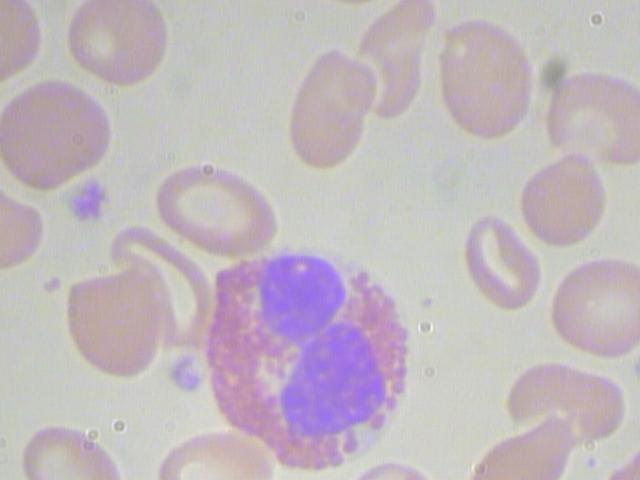
#> input picture vezba 1/sc_2019_challenge_1/dataset/train/BloodImage_00387.jpg, 640 x 480 px
$ python -i process.py   (imports and definitions only)   (older library calls are emulated)
#> lines starting #> are read from the running program, lines starting #| are printed output that depends on the picture; after the words box and inside, x2 and y2 are one past the last pixel; in counts of white or black regions, pixels touching at a corner belong together
# import libraries here
from builtins import print

import numpy as np
import cv2
import matplotlib
import matplotlib.pyplot as plt

def count_blood_cells(image_path):
    """
    Procedura prima putanju do fotografije i vraca broj krvnih zrnaca.

    Ova procedura se poziva automatski iz main procedure i taj deo kod nije potrebno menjati niti implementirati.

    :param image_path: <String> Putanja do ulazne fotografije.
    :return: <int>  Broj prebrojanih krvnih zrnaca
    """
    blood_cell_count = 0
    # TODO - Prebrojati krvna zrnca i vratiti njihov broj kao povratnu vrednost ove procedure

    img_ucitan = cv2.imread(image_path)
#> img_ucitan is the input picture: shape (480, 640, 3); mean B, G, R 189.9, 184, 193.5
    img_ucitan = cv2.cvtColor(img_ucitan, cv2.COLOR_BGR2RGB)

    img_gray = np.ndarray((img_ucitan.shape[0], img_ucitan.shape[1]))
    img_gray = 0.21 * img_ucitan[:, :, 0] + 0.72 * img_ucitan[:, :, 1] + 0.07 * img_ucitan[:, :, 2]
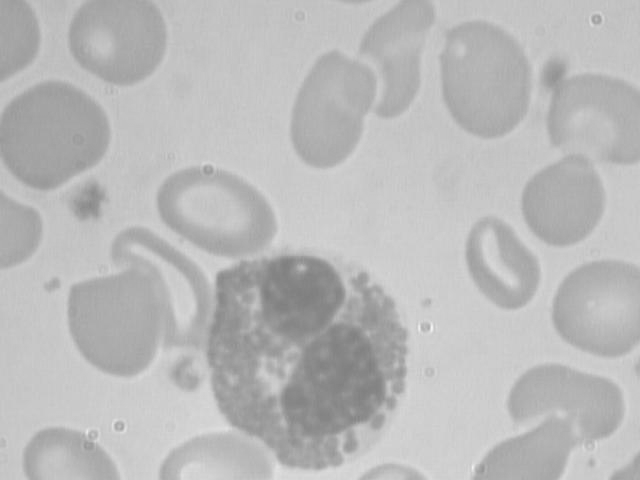
#> img_gray: shape (480, 640) float64; min 126.9, max 244.4, mean 186.4
    img_gray = img_gray.astype('uint8')

    img_treshh = cv2.adaptiveThreshold(img_gray, 255, cv2.ADAPTIVE_THRESH_GAUSSIAN_C, cv2.THRESH_BINARY, 51, 5)
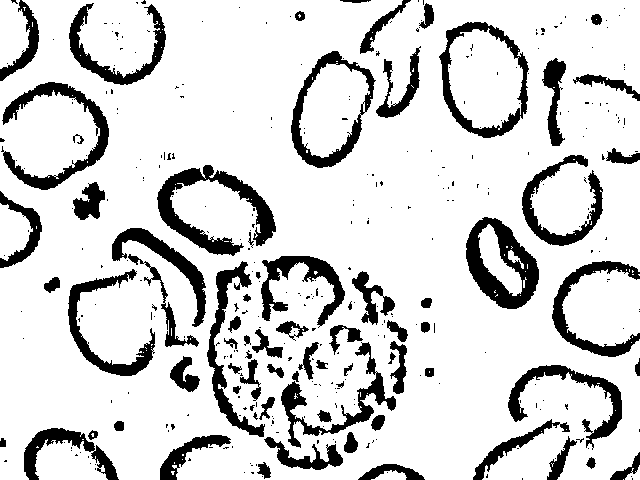
#> img_treshh: shape (480, 640); 83.2% white; 368 black regions (294 under 20 px), largest, box (x1, y1, x2, y2) and area: (157, 165, 276, 256) 3396, (466, 217, 539, 309) 3120, (1, 82, 109, 190) 2675

    # [8 lines of commented-out code are left out]

    mali = cv2.getStructuringElement(cv2.MORPH_ELLIPSE, (4, 4))
    veliki = cv2.getStructuringElement(cv2.MORPH_ELLIPSE, (6, 6))
    img_tresh_dilacija = cv2.dilate(img_treshh, mali, iterations=1)
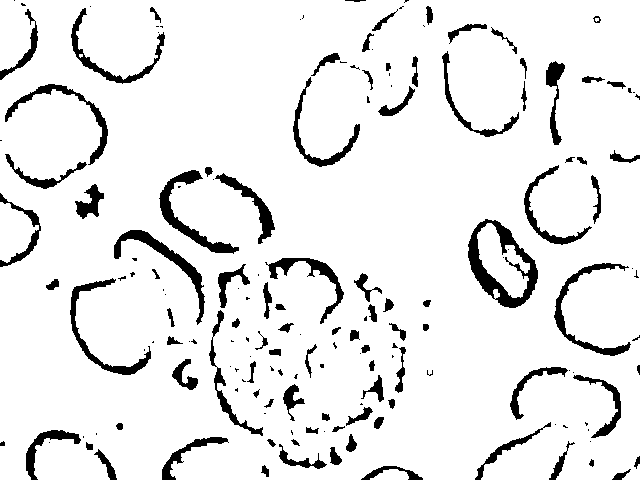
#> img_tresh_dilacija: shape (480, 640); 91.3% white; 168 black regions (72 under 20 px), largest, box (x1, y1, x2, y2) and area: (468, 219, 538, 308) 2067, (159, 170, 239, 254) 1304, (114, 230, 205, 325) 1239
    img_erozija = cv2.erode(img_tresh_dilacija, veliki, iterations=1)
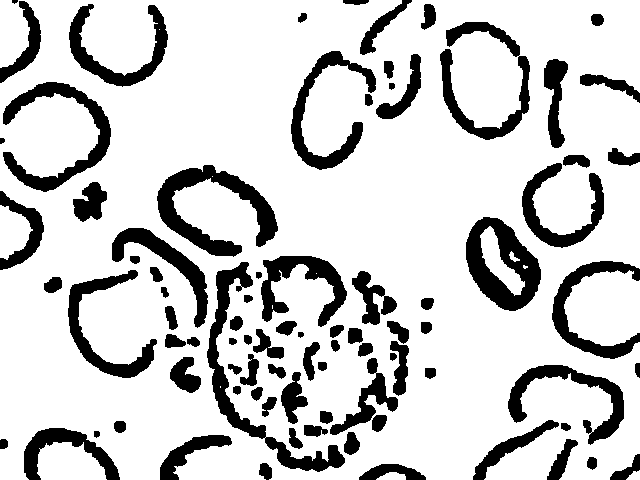
#> img_erozija: shape (480, 640); 80.4% white; 86 black regions (1 under 20 px)


    img, contours, hiearchy = cv2.findContours(img_erozija, cv2.RETR_LIST, cv2.CHAIN_APPROX_SIMPLE)
#> contours = 88 contours, 6 with area under 20; largest, box (x1, y1, x2, y2) and area: (0, 0, 640, 480) 285091, (465, 216, 542, 312) 4998, (564, 270, 640, 346) 4526, (156, 164, 279, 258) 4128, (2, 81, 112, 193) 3424; hiearchy = 88 rows, first 6: [1, -1, -1, -1], [2, 0, -1, -1], [3, 1, -1, -1], [4, 2, -1, -1], [5, 3, -1, -1], [6, 4, -1, -1]

    img = img_ucitan.copy()
    contours_circle = []
    centers = []
    xs = []
    ys = []
    i = 0

    for contour in contours:
        ((x, y), radius) = cv2.minEnclosingCircle(contour)
        center = (int(x), int(y))
        radius = int(radius)
        if 35 < radius:
            xs.append(x)
            ys.append(y)
            xs.sort()
            ys.sort()

            i = i + 1
            if i >= 2:
                j = 0
                while j < i - 1:
                    if abs(xs[j + 1] - xs[j]) < 10:
                        break
                    elif abs(ys[j + 1] - ys[j]) < 10:
                        break
                    else:
                        if centers.count(center) == 0:
                            # cv2.circle(img, center, int(radius), (0, 0, 255), 2)
                            contours_circle.append(contour)
                            centers.append(center)

                    j += 1
            else:
                # cv2.circle(img, center, int(radius), (0, 0, 255), 2)
                contours_circle.append(contour)
                centers.append(center)
#> this loop made 88 passes
#> (x, y, radius, center) on passes 1 to 12: (390.5, 477.5, 14, (390, 477)), (632.5, 474.5, 7, (632, 474)), (591, 462.9, 7, (591, 462)), (72.5, 463.5, 36, (72, 463)), (304.5, 450, 42, (304, 450)), (350.5, 442.9, 12, (350, 442)), (96.09, 433.7, 4, (96, 433)), (294.6, 437.7, 12, (294, 437)), (315.2, 429.5, 13, (315, 429)), (565.5, 425.5, 6, (565, 425)), (119.5, 426, 7, (119, 426)), (585.5, 426.5, 7, (585, 426))
#> (x, y, radius) on passes 39, 44, 54, 60, 61, 62: (269, 343, 19), (286, 327, 11), (316, 273, 0), (525, 266, 2), (251.5, 350, 89), (299.5, 289.7, 47)
#> after the loop, centers = [(72, 463), (304, 450), (358, 405), (604, 304), (114, 322), (251, 350), (299, 289), (161, 277), (504, 260), (217, 210), (54, 135), (555, 103), (397, 85), (329, 110), (482, 42)]; contours_circle = 15 contours; largest, box (x1, y1, x2, y2) and area: (564, 270, 640, 346) 4526, (156, 164, 279, 258) 4128, (2, 81, 112, 193) 3424, (290, 50, 377, 171) 2818, (206, 261, 267, 440) 2801; i = 21; xs = [54.06, 72.5, 114.5, 117.9, 161.5, 217.5, 251.5, 299.5, 304.5, 319.5, 329, 358.2, 397.5, 481.9, 482.5, 499, 504.5, 555.5, 564.5, 565.8, 604.4]; ys = [37.23, 42, 85, 86.82, 103, 110, 136, 204, 210.5, 239.5, 260, 263.5, 277.5, 289.7, 304.6, 322.8, 350, 405.2, 407.2, 450, 463.5]

    cv2.drawContours(img, contours_circle, -1, (255, 0, 0), 1)
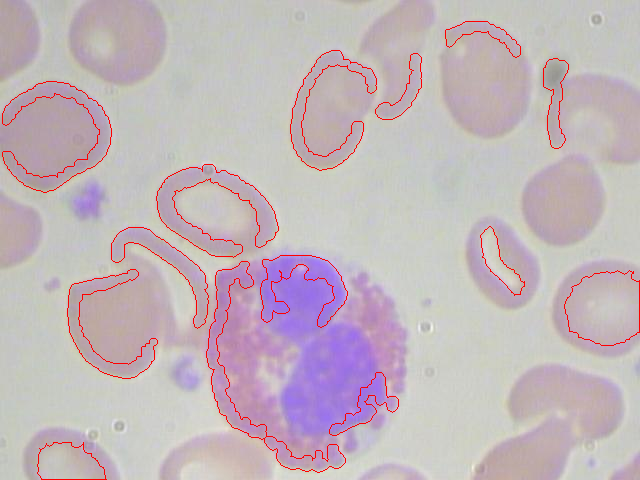
#> img: shape (480, 640, 3); mean R, G, B 194.5, 181.3, 186.9
    #plt.imshow(img)
    #plt.show()
    blood_cell_count = len(contours_circle)
#> blood_cell_count = 15
    print('Ukupan broj regiona: %d' % len(contours_circle))
#| Ukupan broj regiona: 15

    return blood_cell_count

>>> result = count_blood_cells('sc_2019_challenge_1/dataset/train/BloodImage_00387.jpg')
#> result = 15

$ run again, on vezba 1/sc_2019_challenge_1/dataset/train/BloodImage_00388.jpg
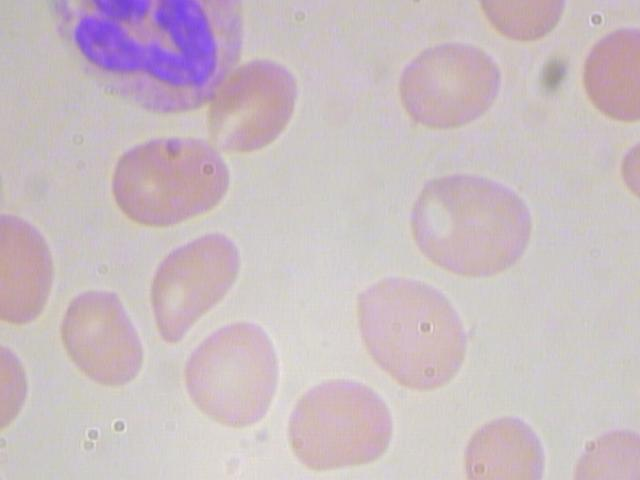
#> input picture vezba 1/sc_2019_challenge_1/dataset/train/BloodImage_00388.jpg, 640 x 480 px
#> in count_blood_cells, img_ucitan is the input picture: shape (480, 640, 3); mean B, G, R 193.8, 188.5, 201.6
#> in count_blood_cells, `img_treshh = cv2.adaptiveThreshold(img_gray, 255, cv2.ADAPTIVE_THRESH_..`:
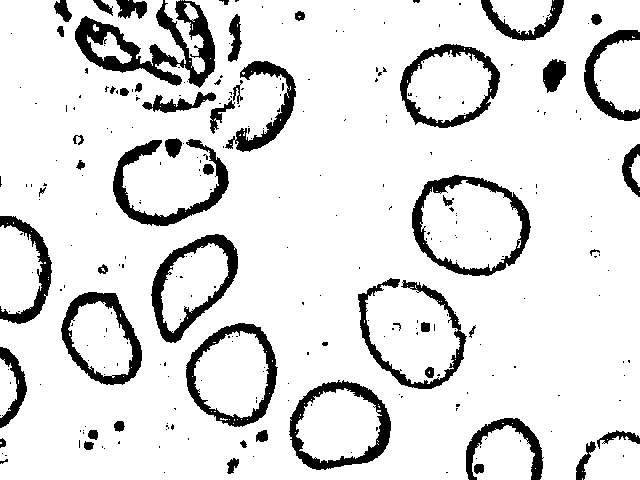
#> img_treshh: shape (480, 640); 87.9% white; 287 black regions (232 under 20 px), largest, box (x1, y1, x2, y2) and area: (75, 0, 215, 88) 4344, (412, 175, 531, 276) 2553, (151, 234, 238, 343) 2494
#> img_tresh_dilacija: shape (480, 640); 94% white; 109 black regions (43 under 20 px), largest, box (x1, y1, x2, y2) and area: (154, 236, 237, 341) 1437, (115, 142, 228, 225) 1383, (77, 18, 181, 84) 1264
#> img_erozija: shape (480, 640); 85.7% white; 49 black regions
#> contours = 49 contours, 1 with area under 20; largest, box (x1, y1, x2, y2) and area: (0, 0, 640, 480) 285384, (411, 174, 533, 279) 9791, (185, 322, 280, 429) 7605, (289, 380, 394, 473) 7530, (399, 43, 503, 131) 6802; hiearchy = 49 rows, first 6: [1, -1, -1, -1], [2, 0, -1, -1], [3, 1, -1, -1], [4, 2, -1, -1], [5, 3, -1, -1], [6, 4, -1, -1]
#> the loop in count_blood_cells, `for contour in contours:` made 49 passes
#> (x, y, radius, center) on passes 1 to 8: (233.5, 466, 9, (233, 466)), (88.83, 445.3, 6, (88, 445)), (243.6, 444.1, 4, (243, 444)), (262.3, 435.9, 8, (262, 435)), (93.5, 434.4, 7, (93, 434)), (503.8, 458.5, 33, (503, 458)), (119.8, 426.2, 7, (119, 426)), (340, 428.5, 44, (340, 428))
#> after the loop in count_blood_cells, `for contour in contours:`: centers = [(340, 428), (238, 375), (103, 340), (10, 269), (473, 221), (171, 181), (180, 101), (449, 85), (628, 74), (131, 51)]; contours_circle = 10 contours; largest, box (x1, y1, x2, y2) and area: (422, 181, 522, 269) 6309, (196, 333, 268, 419) 4506, (297, 390, 380, 461) 4326, (409, 52, 491, 122) 4020, (74, 15, 185, 88) 3600; i = 21; xs = [10.35, 102.5, 103.5, 131.1, 171.1, 180, 183, 194.5, 195.5, 238.1, 238.3, 257.9, 319.5, 340, 340.9, 406.7, 449.5, 451.3, 471.6, 473.1, 628.8]; ys = [45.33, 51.07, 74.54, 85.5, 86.03, 101, 107.3, 182, 221.8, 221.8, 239.5, 269.4, 288.5, 288.5, 333.7, 339, 340.5, 374.3, 375, 428.5, 429.8]
#> in count_blood_cells, `cv2.drawContours(img, contours_circle, -1, (255, 0, 0), 1)`:
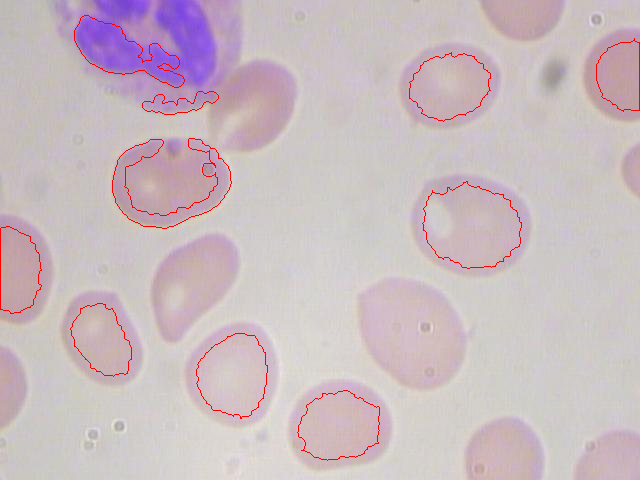
#> img: shape (480, 640, 3); mean R, G, B 202.2, 187, 192.2
#> blood_cell_count = 10
#| Ukupan broj regiona: 10

$ run again, on vezba 1/sc_2019_challenge_1/dataset/train/BloodImage_00390.jpg
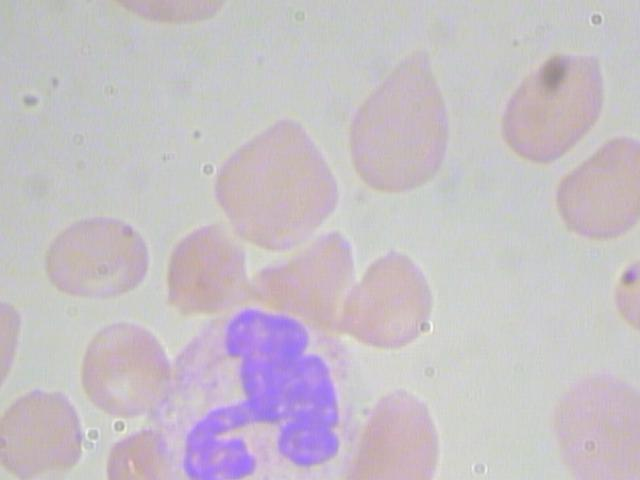
#> input picture vezba 1/sc_2019_challenge_1/dataset/train/BloodImage_00390.jpg, 640 x 480 px
#> in count_blood_cells, img_ucitan is the input picture: shape (480, 640, 3); mean B, G, R 198, 191.5, 198.6
#> in count_blood_cells, `img_treshh = cv2.adaptiveThreshold(img_gray, 255, cv2.ADAPTIVE_THRESH_..`:
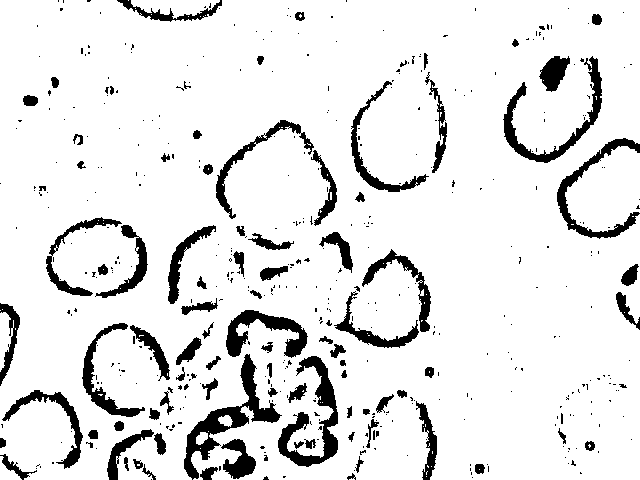
#> img_treshh: shape (480, 640); 89.6% white; 472 black regions (379 under 20 px), largest, box (x1, y1, x2, y2) and area: (184, 354, 282, 480) 2498, (278, 356, 338, 467) 2165, (503, 56, 602, 163) 1820
#> img_tresh_dilacija: shape (480, 640); 95.5% white; 181 black regions (103 under 20 px), largest, box (x1, y1, x2, y2) and area: (228, 312, 306, 356) 1000, (186, 408, 248, 477) 799, (280, 414, 337, 465) 710
#> img_erozija: shape (480, 640); 88.2% white; 93 black regions
#> contours = 88 contours, 2 with area under 20; largest, box (x1, y1, x2, y2) and area: (0, 0, 640, 480) 292449, (567, 148, 640, 232) 4292, (277, 355, 341, 469) 2862, (336, 249, 434, 350) 2558, (503, 56, 605, 166) 2448; hiearchy = 88 rows, first 6: [1, -1, -1, -1], [2, 0, -1, -1], [3, 1, -1, -1], [4, 2, -1, -1], [5, 3, -1, -1], [6, 4, -1, -1]
#> the loop in count_blood_cells, `for contour in contours:` made 88 passes
#> (x, y, radius, center) on passes 2 to 9: (479.9, 468.1, 7, (479, 468)), (360.8, 462, 4, (360, 462)), (266.3, 459.1, 3, (266, 459)), (126, 460.3, 4, (126, 460)), (593, 446.9, 5, (593, 446)), (300.3, 444.1, 3, (300, 444)), (309.1, 444.6, 5, (309, 444)), (351, 437.3, 4, (351, 437))
#> after the loop in count_blood_cells, `for contour in contours:`: centers = [(44, 432), (309, 411), (260, 388), (124, 370), (266, 339), (383, 302), (192, 264), (316, 188), (246, 174), (393, 144), (556, 105), (319, 239)]; contours_circle = 12 contours; largest, box (x1, y1, x2, y2) and area: (0, 0, 640, 480) 292449, (277, 355, 341, 469) 2862, (336, 249, 434, 350) 2558, (503, 56, 605, 166) 2448, (225, 309, 310, 360) 2007; i = 15; xs = [44.52, 87.5, 117, 124, 192.5, 246.3, 260, 267, 309, 316, 319.5, 383.8, 393, 556.5, 607.5]; ys = [105, 144.5, 174.9, 188, 189, 239.5, 255, 262, 264.5, 302.6, 339.7, 370.5, 388.5, 411.5, 433]
#> in count_blood_cells, `cv2.drawContours(img, contours_circle, -1, (255, 0, 0), 1)`:
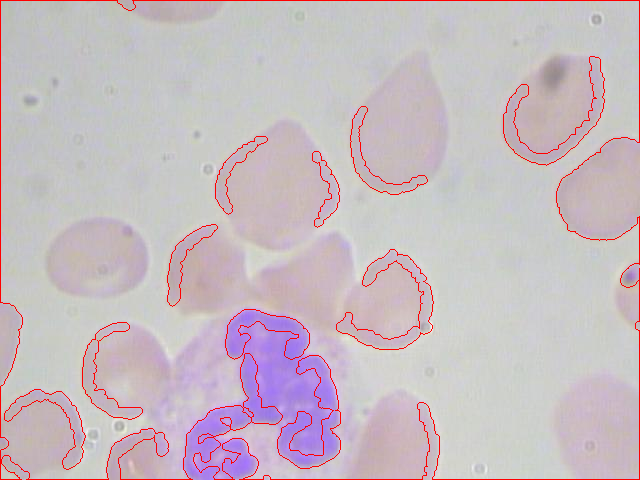
#> img: shape (480, 640, 3); mean R, G, B 199.9, 187.5, 193.7
#> blood_cell_count = 12
#| Ukupan broj regiona: 12

$ run again, on vezba 1/sc_2019_challenge_1/dataset/train/BloodImage_00391.jpg
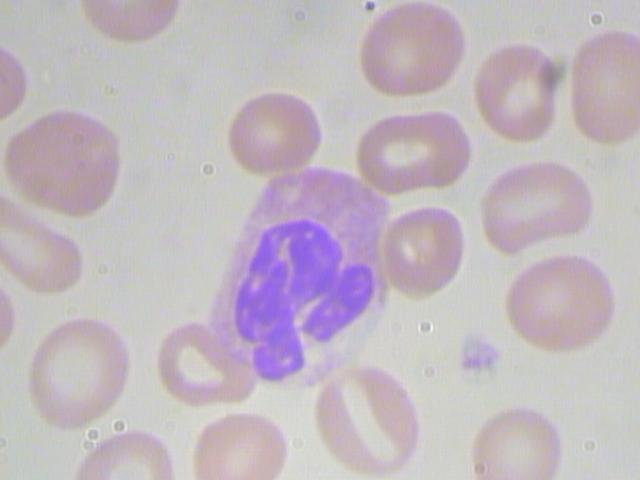
#> input picture vezba 1/sc_2019_challenge_1/dataset/train/BloodImage_00391.jpg, 640 x 480 px
#> in count_blood_cells, img_ucitan is the input picture: shape (480, 640, 3); mean B, G, R 191.6, 183.7, 193.5
#> in count_blood_cells, `img_treshh = cv2.adaptiveThreshold(img_gray, 255, cv2.ADAPTIVE_THRESH_..`:
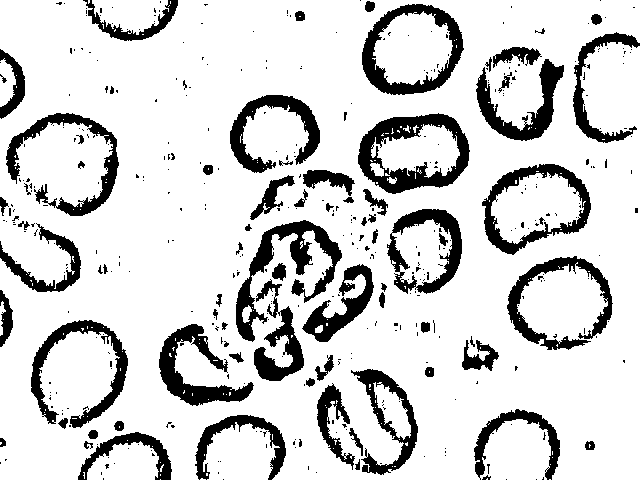
#> img_treshh: shape (480, 640); 82.7% white; 428 black regions (351 under 20 px), largest, box (x1, y1, x2, y2) and area: (358, 113, 470, 194) 3746, (236, 220, 342, 342) 3378, (362, 4, 464, 95) 2898
#> img_tresh_dilacija: shape (480, 640); 91.1% white; 160 black regions (88 under 20 px), largest, box (x1, y1, x2, y2) and area: (360, 115, 468, 193) 2084, (364, 6, 462, 93) 1742, (161, 326, 252, 404) 1534
#> img_erozija: shape (480, 640); 80.4% white; 79 black regions
#> contours = 84 contours, 6 with area under 20; largest, box (x1, y1, x2, y2) and area: (0, 0, 640, 480) 287897, (361, 3, 466, 97) 7667, (357, 112, 472, 197) 7420, (374, 13, 452, 84) 3994, (30, 319, 131, 431) 3456; hiearchy = 84 rows, first 6: [1, -1, -1, -1], [2, 0, -1, -1], [3, 1, -1, -1], [4, 2, -1, -1], [5, 3, -1, -1], [6, 4, -1, -1]
#> the loop in count_blood_cells, `for contour in contours:` made 84 passes
#> (x, y, radius, center) on passes 1, 3, 4, 5, 6, 7, 8, 9: (349.5, 460.5, 6, (349, 460)), (122.5, 471.5, 38, (122, 471)), (590.3, 445.5, 6, (590, 445)), (359.1, 443.3, 6, (359, 443)), (352.3, 433.1, 3, (352, 433)), (93.75, 434.5, 6, (93, 434)), (240, 457.5, 38, (240, 457)), (119.7, 426, 7, (119, 425))
#> after the loop in count_blood_cells, `for contour in contours:`: centers = [(122, 471), (240, 457), (334, 421), (209, 364), (79, 374), (278, 343), (338, 300), (296, 262), (428, 249), (537, 212), (275, 137), (524, 93), (413, 49)]; contours_circle = 13 contours; largest, box (x1, y1, x2, y2) and area: (374, 13, 452, 84) 3994, (30, 319, 131, 431) 3456, (158, 323, 256, 408) 3322, (481, 163, 594, 257) 3318, (205, 425, 277, 480) 3096; i = 21; xs = [63, 79.42, 84.5, 122.5, 209, 240, 275.5, 278.4, 296, 319.5, 334.5, 338.4, 371.4, 412.5, 413.6, 414, 414.5, 428.3, 524.4, 537.1, 560.4]; ys = [49.35, 50.5, 93.07, 137.1, 153.1, 154, 156, 178.5, 212.3, 239.5, 250, 262, 300.5, 303.8, 344, 364.5, 374.7, 421.5, 422.1, 457.5, 471.5]
#> in count_blood_cells, `cv2.drawContours(img, contours_circle, -1, (255, 0, 0), 1)`:
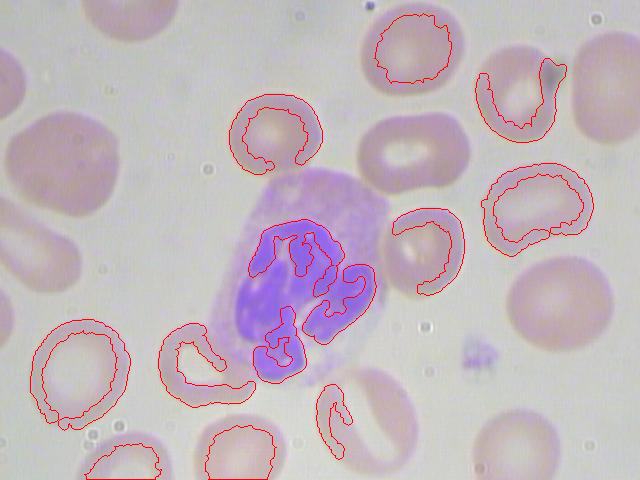
#> img: shape (480, 640, 3); mean R, G, B 194.5, 181.2, 188.7
#> blood_cell_count = 13
#| Ukupan broj regiona: 13
